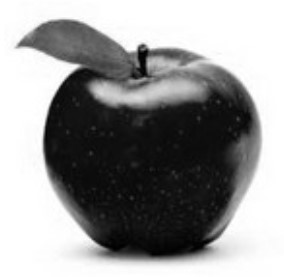
#> input picture data2/apple_th.jpg, 284 x 277 px
$ python exThreshold.py
#> lines starting #> are read from the running program, lines starting #| are printed output that depends on the picture; after the words box and inside, x2 and y2 are one past the last pixel; in counts of white or black regions, pixels touching at a corner belong together
### myLib.py
import cv2
import matplotlib.pyplot as plt

def hist_gray(src):
    # src의 히스토그램을 가져오기
    hist = cv2.calcHist([src], [0], None, [256], [0,256])
    plt.plot(hist)
    plt.show()

### exThreshold.py
import cv2, sys
import matplotlib.pyplot as plt
import myLib

# 이미지 불러오기
src = cv2.imread('data2/apple_th.jpg', cv2.IMREAD_GRAYSCALE)
#> src is the input picture: shape (277, 284); min 0, max 255, mean 150.5

if src is None:
    sys.exit('Image load failed')

myLib.hist_gray(src)
#> in hist_gray, `hist = cv2.calcHist([src], [0], None, [256], [0,256])`: hist = 256 values, max 17946 at index 255, min 11 at index 0, mean 307.3
#> in hist_gray, `plt.show()`:
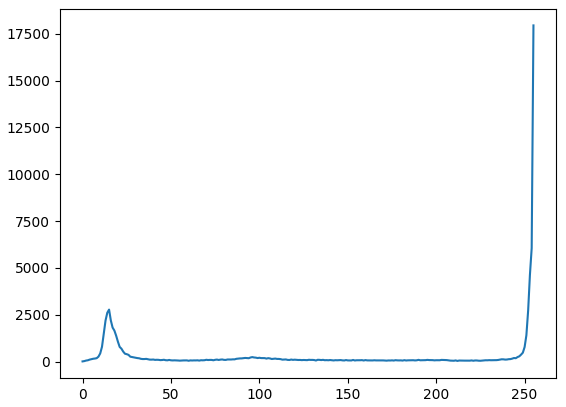
#> figure drawn by matplotlib, 1 panel; curve peaks at x = 255, y = 17946

# threshold함수를 이용해서 흑과 백으로 나눈다.
ret, src_th = cv2.threshold(src, 230, 255, cv2.THRESH_BINARY)
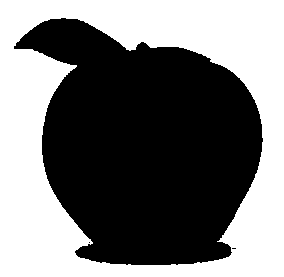
#> src_th: shape (277, 284); 46.6% white; 1 white region, box (x1, y1, x2, y2) and area: (0, 0, 284, 277) 36674
print(ret)
cv2.imshow('src',src)
cv2.imshow('src_th',src_th)
cv2.waitKey()
cv2.destroyAllWindows()

$ run again, with data2/HSV_cylinder.jpg copied over data2/apple_th.jpg
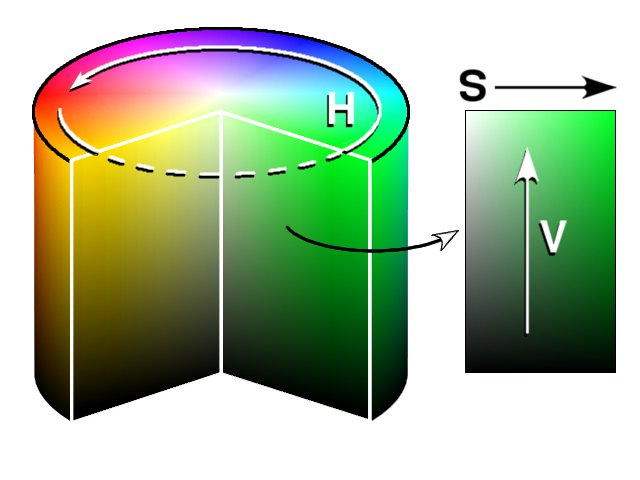
#> input picture data2/HSV_cylinder.jpg, 640 x 480 px
#> `src = cv2.imread('data2/apple_th.jpg', cv2.IMREAD_GRAYSCALE)`:
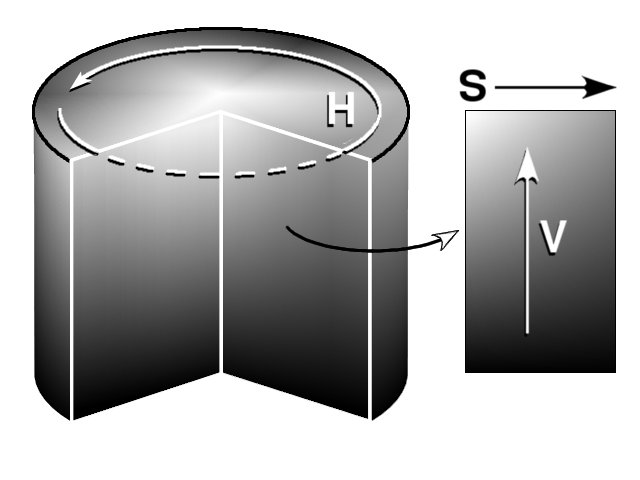
#> src: shape (480, 640); min 0, max 255, mean 175.5
#> hist = 256 values, max 131863 at index 255, min 227 at index 240, mean 1200
#> `ret, src_th = cv2.threshold(src, 230, 255, cv2.THRESH_BINARY)`:
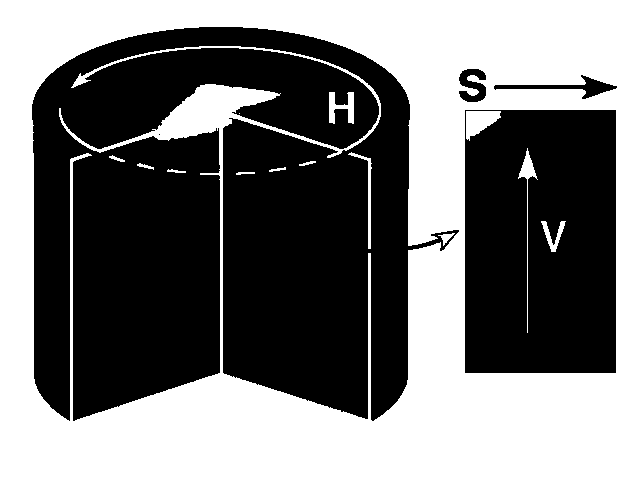
#> src_th: shape (480, 640); 46.6% white; 14 white regions (1 under 20 px), largest, box (x1, y1, x2, y2) and area: (0, 0, 640, 480) 140648, (466, 111, 501, 141) 641, (518, 148, 538, 333) 429

$ run again, with data2/HappyFish.jpg copied over data2/apple_th.jpg
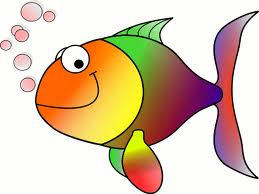
#> input picture data2/HappyFish.jpg, 259 x 194 px
#> `src = cv2.imread('data2/apple_th.jpg', cv2.IMREAD_GRAYSCALE)`:
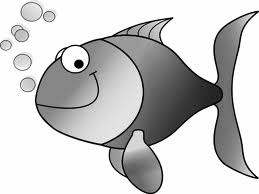
#> src: shape (194, 259); min 0, max 255, mean 200.4
#> hist = 256 values, max 22219 at index 254, min 16 at index 20, mean 196.3
#> `ret, src_th = cv2.threshold(src, 230, 255, cv2.THRESH_BINARY)`:
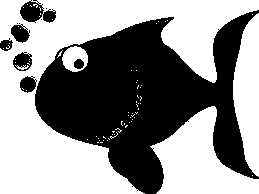
#> src_th: shape (194, 259); 56.1% white; 11 black regions (4 under 20 px), largest, box (x1, y1, x2, y2) and area: (35, 10, 259, 194) 20683, (20, 0, 56, 23) 488, (11, 24, 30, 43) 241
